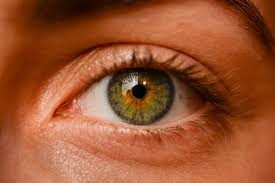
#> input picture user1.jpg, 275 x 183 px; the run also reads 1 picture not shown here
$ python iris.py
#> lines starting #> are read from the running program, lines starting #| are printed output that depends on the picture; after the words box and inside, x2 and y2 are one past the last pixel; in counts of white or black regions, pixels touching at a corner belong together
import cv2
import numpy as np
from scipy.spatial.distance import euclidean


def preprocess_iris(image_path, target_size=(250, 250)):

#> called with image_path = 'user1.jpg', target_size = (250, 250)
    image = cv2.imread(image_path, cv2.IMREAD_GRAYSCALE)
#> image: shape (183, 275); min 0, max 235, mean 100.7

    if image is None:
        print("Error: Could not load the image.")
        return None


    image = cv2.resize(image, target_size)
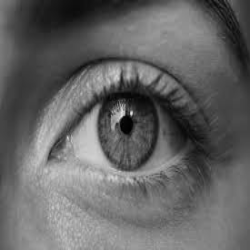
#> image: shape (250, 250); min 0, max 225, mean 100.6


    blurred = cv2.GaussianBlur(image, (5, 5), 0)


    _, thresholded = cv2.threshold(blurred, 70, 255, cv2.THRESH_BINARY_INV)
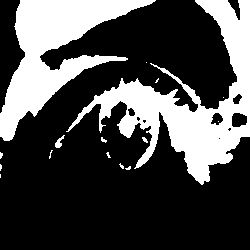
#> thresholded: shape (250, 250); 29.2% white; 16 white regions (11 under 20 px), largest, box (x1, y1, x2, y2) and area: (66, 0, 250, 185) 10018, (0, 0, 156, 141) 8002, (55, 135, 65, 148) 58, (142, 137, 148, 143) 21, (101, 137, 107, 143) 20


    clahe = cv2.createCLAHE(clipLimit=2.0, tileGridSize=(8, 8))
    enhanced = clahe.apply(thresholded)


    kernel = np.ones((3, 3), np.uint8)
    processed = cv2.morphologyEx(enhanced, cv2.MORPH_CLOSE, kernel)


    edges = cv2.Canny(processed, 50, 150)
#> edges: shape (250, 250); 3.1% white in thin lines or dots, all inside (x1, y1, x2, y2) = (0, 0, 250, 185)

    return edges


def store_user_iris_features(user_id, image_path):
    features = preprocess_iris(image_path)
#> call 2 of preprocess_iris, with image_path = 'user2.jpg', target_size = (250, 250)
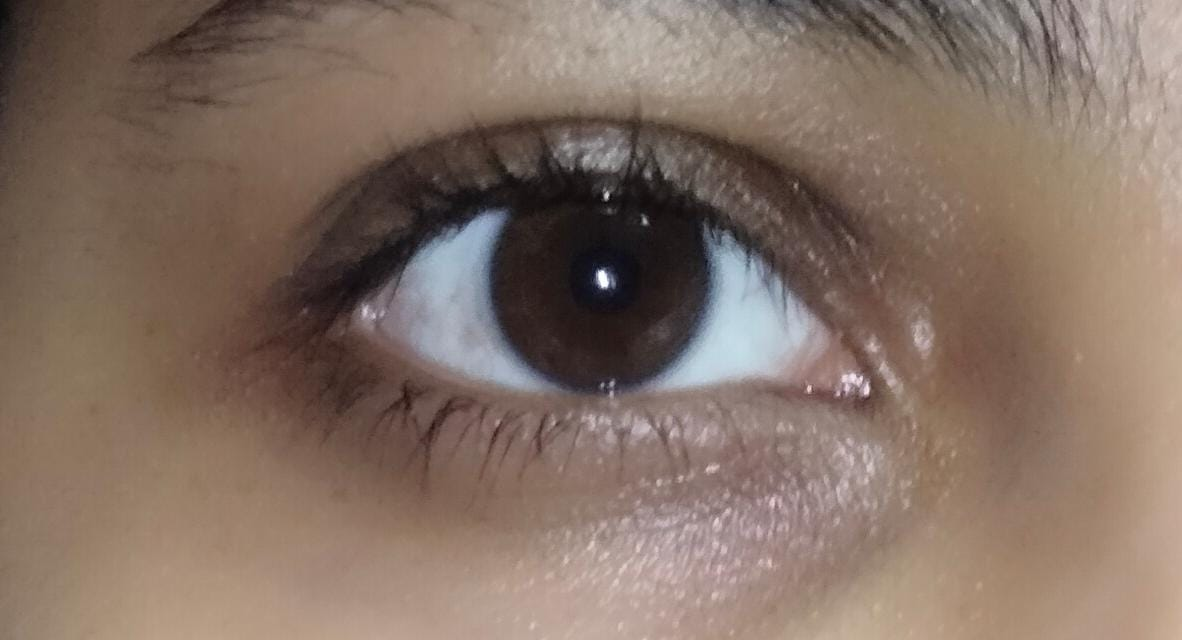
#> input picture user2.jpg, 1182 x 640 px
#> in preprocess_iris (call 2), `image = cv2.imread(image_path, cv2.IMREAD_GRAYSCALE)`:
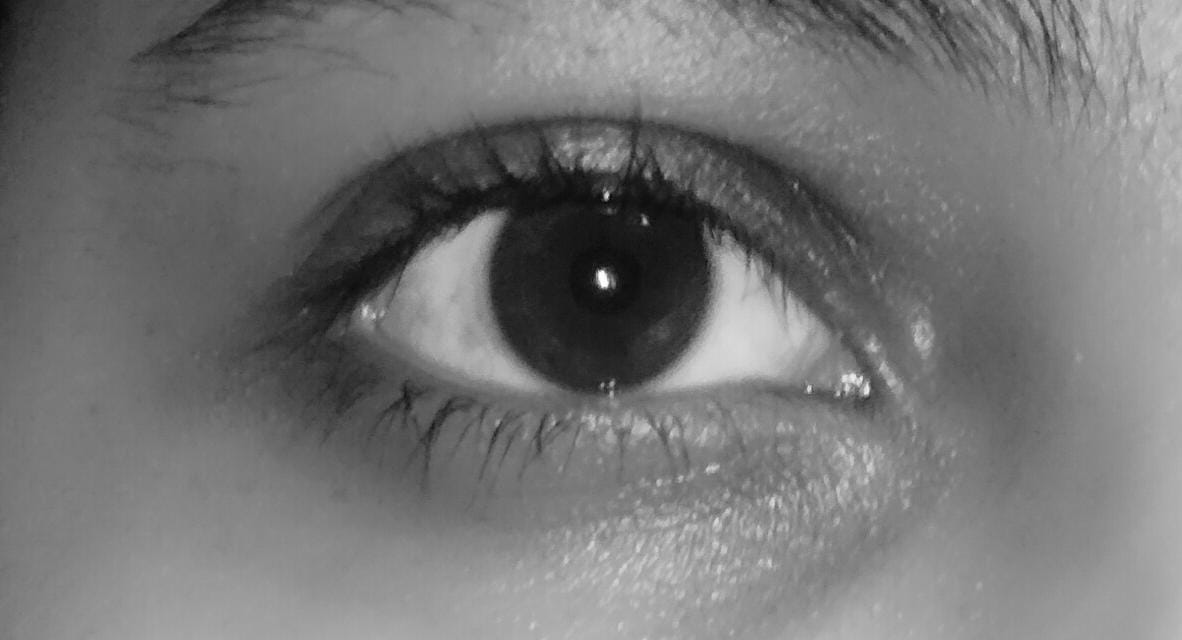
#> image: shape (640, 1182); min 1, max 255, mean 116.9
#> in preprocess_iris (call 2), `image = cv2.resize(image, target_size)`:
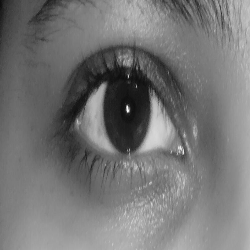
#> image: shape (250, 250); min 13, max 254, mean 116.8
#> in preprocess_iris (call 2), `_, thresholded = cv2.threshold(blurred, 70, 255, cv2.THRESH_BINARY_INV)`:
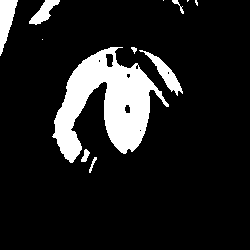
#> thresholded: shape (250, 250); 12.4% white; 12 white regions (4 under 20 px), largest, box (x1, y1, x2, y2) and area: (52, 47, 169, 163) 6155, (0, 0, 18, 56) 558, (139, 50, 183, 96) 492
#> in preprocess_iris (call 2), `processed = cv2.morphologyEx(enhanced, cv2.MORPH_CLOSE, kernel)`: processed: shape (250, 250); values 3 (black) and 255 (white), 12.4% white; 11 white regions (4 under 20 px), largest, box (x1, y1, x2, y2) and area: (52, 47, 169, 163) 6173, (0, 0, 18, 56) 558, (131, 47, 183, 96) 523
#> in preprocess_iris (call 2), `edges = cv2.Canny(processed, 50, 150)`:
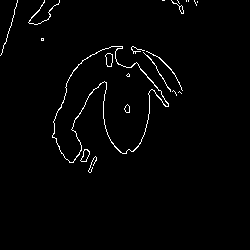
#> edges: shape (250, 250); 1.7% white in thin lines or dots, all inside (x1, y1, x2, y2) = (0, 0, 198, 173)
    if features is not None:

        np.save(f'user_{user_id}_iris_features.npy', features)
        print(f"User {user_id} iris features saved successfully.")
    else:
        print(f"Error processing the iris image for user {user_id}.")


def check_iris_user(image_path):

#> called with image_path = 'unknown_user1.jpg'
    features = preprocess_iris(image_path)
    if features is None:
        return


    registered_user_iris_features = [
        np.load('user_1_iris_features.npy'),
        np.load('user_2_iris_features.npy'),

    ]


    distances = [euclidean(features.flatten(), registered_features.flatten()) for registered_features in registered_user_iris_features]
#> distances = [0, 11003.5]


    threshold = 5000

    min_distance = min(distances)
#> min_distance = 0
    if min_distance < threshold:
        matched_user = distances.index(min_distance) + 1
#> matched_user = 1
        print(f"Match found! Registered user {matched_user} detected.")
#| Match found! Registered user 1 detected.
    else:
        print("Unregistered user detected.")

store_user_iris_features(1, 'user1.jpg')
store_user_iris_features(2, 'user2.jpg')

check_iris_user('unknown_user1.jpg')
